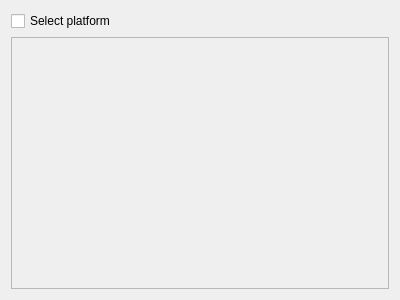
<?xml version="1.0" encoding="UTF-8"?>
<ui version="4.0">
 <class>PageCrossCompile</class>
 <widget class="QWizardPage" name="PageCrossCompile">
  <property name="geometry">
   <rect>
    <x>0</x>
    <y>0</y>
    <width>400</width>
    <height>300</height>
   </rect>
  </property>
  <property name="windowTitle">
   <string>WizardPage</string>
  </property>
  <property name="title">
   <string>Cross compile</string>
  </property>
  <layout class="QVBoxLayout" name="verticalLayout">
   <item>
    <widget class="QCheckBox" name="checkBoxSelectPLatform">
     <property name="text">
      <string>Select platform</string>
     </property>
    </widget>
   </item>
   <item>
    <widget class="QListWidget" name="listWidgetPlatform">
     <property name="enabled">
      <bool>false</bool>
     </property>
    </widget>
   </item>
  </layout>
 </widget>
 <resources/>
 <connections>
  <connection>
   <sender>checkBoxSelectPLatform</sender>
   <signal>toggled(bool)</signal>
   <receiver>listWidgetPlatform</receiver>
   <slot>setEnabled(bool)</slot>
   <hints>
    <hint type="sourcelabel">
     <x>38</x>
     <y>28</y>
    </hint>
    <hint type="destinationlabel">
     <x>37</x>
     <y>73</y>
    </hint>
   </hints>
  </connection>
 </connections>
</ui>
